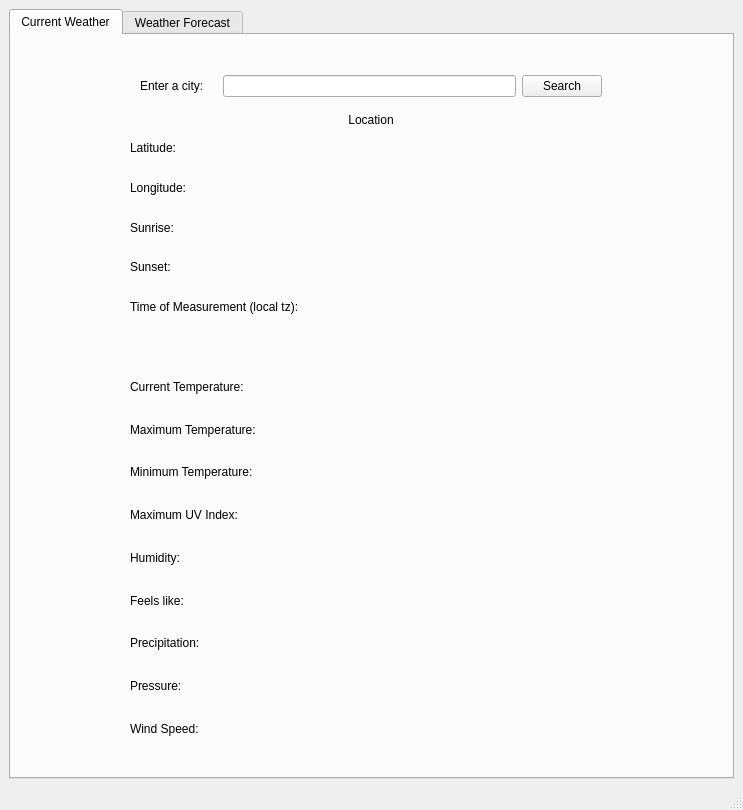
<?xml version="1.0" encoding="UTF-8"?>
<ui version="4.0">
 <class>MainWindow</class>
 <widget class="QMainWindow" name="MainWindow">
  <property name="geometry">
   <rect>
    <x>0</x>
    <y>0</y>
    <width>743</width>
    <height>810</height>
   </rect>
  </property>
  <property name="maximumSize">
   <size>
    <width>16777215</width>
    <height>16777215</height>
   </size>
  </property>
  <property name="windowTitle">
   <string>MainWindow</string>
  </property>
  <widget class="QWidget" name="centralwidget">
   <layout class="QHBoxLayout" name="horizontalLayout_3">
    <item>
     <widget class="QTabWidget" name="tabWidget">
      <property name="currentIndex">
       <number>0</number>
      </property>
      <widget class="QWidget" name="tab">
       <attribute name="title">
        <string>Current Weather</string>
       </attribute>
       <layout class="QHBoxLayout" name="horizontalLayout_2">
        <item>
         <widget class="QWidget" name="widget" native="true">
          <property name="maximumSize">
           <size>
            <width>500</width>
            <height>700</height>
           </size>
          </property>
          <layout class="QVBoxLayout" name="verticalLayout_3" stretch="0,1,2">
           <item>
            <layout class="QHBoxLayout" name="horizontalLayout">
             <property name="leftMargin">
              <number>10</number>
             </property>
             <property name="topMargin">
              <number>10</number>
             </property>
             <property name="rightMargin">
              <number>10</number>
             </property>
             <property name="bottomMargin">
              <number>10</number>
             </property>
             <item>
              <widget class="QLabel" name="label">
               <property name="text">
                <string>Enter a city:</string>
               </property>
               <property name="buddy">
                <cstring>locationInput</cstring>
               </property>
              </widget>
             </item>
             <item>
              <widget class="QLineEdit" name="locationInput">
               <property name="maximumSize">
                <size>
                 <width>293</width>
                 <height>16777215</height>
                </size>
               </property>
              </widget>
             </item>
             <item>
              <widget class="QPushButton" name="locationSubmit">
               <property name="text">
                <string>Search</string>
               </property>
              </widget>
             </item>
            </layout>
           </item>
           <item>
            <layout class="QVBoxLayout" name="verticalLayout" stretch="0,1">
             <item>
              <widget class="QLabel" name="location">
               <property name="text">
                <string>Location</string>
               </property>
               <property name="alignment">
                <set>Qt::AlignmentFlag::AlignCenter</set>
               </property>
              </widget>
             </item>
             <item>
              <layout class="QGridLayout" name="gridLayout">
               <property name="verticalSpacing">
                <number>10</number>
               </property>
               <item row="0" column="1">
                <widget class="QLabel" name="latitude">
                 <property name="text">
                  <string/>
                 </property>
                </widget>
               </item>
               <item row="3" column="1">
                <widget class="QLabel" name="sunset">
                 <property name="text">
                  <string/>
                 </property>
                </widget>
               </item>
               <item row="0" column="0">
                <widget class="QLabel" name="label_8">
                 <property name="text">
                  <string>Latitude:</string>
                 </property>
                </widget>
               </item>
               <item row="2" column="1">
                <widget class="QLabel" name="sunrise">
                 <property name="text">
                  <string/>
                 </property>
                </widget>
               </item>
               <item row="3" column="0">
                <widget class="QLabel" name="label_16">
                 <property name="text">
                  <string>Sunset:</string>
                 </property>
                </widget>
               </item>
               <item row="1" column="0">
                <widget class="QLabel" name="label_10">
                 <property name="text">
                  <string>Longitude:</string>
                 </property>
                </widget>
               </item>
               <item row="1" column="1">
                <widget class="QLabel" name="longitude">
                 <property name="text">
                  <string/>
                 </property>
                </widget>
               </item>
               <item row="2" column="0">
                <widget class="QLabel" name="label_14">
                 <property name="text">
                  <string>Sunrise:</string>
                 </property>
                </widget>
               </item>
               <item row="4" column="0">
                <widget class="QLabel" name="label_2">
                 <property name="text">
                  <string>Time of Measurement (local tz): </string>
                 </property>
                </widget>
               </item>
               <item row="4" column="1">
                <widget class="QLabel" name="currenttime">
                 <property name="text">
                  <string/>
                 </property>
                </widget>
               </item>
              </layout>
             </item>
            </layout>
           </item>
           <item>
            <layout class="QVBoxLayout" name="verticalLayout_2" stretch="0,0,1">
             <item>
              <widget class="QLabel" name="description">
               <property name="text">
                <string/>
               </property>
               <property name="alignment">
                <set>Qt::AlignmentFlag::AlignCenter</set>
               </property>
              </widget>
             </item>
             <item>
              <widget class="QLabel" name="dayornight">
               <property name="text">
                <string/>
               </property>
               <property name="alignment">
                <set>Qt::AlignmentFlag::AlignCenter</set>
               </property>
              </widget>
             </item>
             <item>
              <layout class="QGridLayout" name="gridLayout_2">
               <item row="0" column="0">
                <widget class="QLabel" name="label_3">
                 <property name="text">
                  <string>Current Temperature:</string>
                 </property>
                </widget>
               </item>
               <item row="0" column="1">
                <widget class="QLabel" name="temp">
                 <property name="text">
                  <string/>
                 </property>
                </widget>
               </item>
               <item row="1" column="0">
                <widget class="QLabel" name="label_7">
                 <property name="text">
                  <string>Maximum Temperature:</string>
                 </property>
                </widget>
               </item>
               <item row="1" column="1">
                <widget class="QLabel" name="maxtemp">
                 <property name="text">
                  <string/>
                 </property>
                </widget>
               </item>
               <item row="2" column="0">
                <widget class="QLabel" name="label_9">
                 <property name="text">
                  <string>Minimum Temperature:</string>
                 </property>
                </widget>
               </item>
               <item row="2" column="1">
                <widget class="QLabel" name="mintemp">
                 <property name="text">
                  <string/>
                 </property>
                </widget>
               </item>
               <item row="3" column="0">
                <widget class="QLabel" name="label_17">
                 <property name="text">
                  <string>Maximum UV Index:</string>
                 </property>
                </widget>
               </item>
               <item row="3" column="1">
                <widget class="QLabel" name="uvmax">
                 <property name="text">
                  <string/>
                 </property>
                </widget>
               </item>
               <item row="4" column="0">
                <widget class="QLabel" name="label_4">
                 <property name="text">
                  <string>Humidity:</string>
                 </property>
                </widget>
               </item>
               <item row="4" column="1">
                <widget class="QLabel" name="humidity">
                 <property name="text">
                  <string/>
                 </property>
                </widget>
               </item>
               <item row="5" column="0">
                <widget class="QLabel" name="label_5">
                 <property name="text">
                  <string>Feels like:</string>
                 </property>
                </widget>
               </item>
               <item row="5" column="1">
                <widget class="QLabel" name="feelslike">
                 <property name="text">
                  <string/>
                 </property>
                </widget>
               </item>
               <item row="6" column="0">
                <widget class="QLabel" name="label_6">
                 <property name="text">
                  <string>Precipitation:</string>
                 </property>
                </widget>
               </item>
               <item row="6" column="1">
                <widget class="QLabel" name="precip">
                 <property name="text">
                  <string/>
                 </property>
                </widget>
               </item>
               <item row="7" column="0">
                <widget class="QLabel" name="label_11">
                 <property name="text">
                  <string>Pressure:</string>
                 </property>
                </widget>
               </item>
               <item row="7" column="1">
                <widget class="QLabel" name="pressure">
                 <property name="text">
                  <string/>
                 </property>
                </widget>
               </item>
               <item row="8" column="0">
                <widget class="QLabel" name="label_15">
                 <property name="text">
                  <string>Wind Speed:</string>
                 </property>
                </widget>
               </item>
               <item row="8" column="1">
                <widget class="QLabel" name="windspeed">
                 <property name="text">
                  <string/>
                 </property>
                </widget>
               </item>
              </layout>
             </item>
            </layout>
           </item>
          </layout>
         </widget>
        </item>
       </layout>
      </widget>
      <widget class="QWidget" name="forecast">
       <attribute name="title">
        <string>Weather Forecast</string>
       </attribute>
       <layout class="QHBoxLayout" name="horizontalLayout_6">
        <item>
         <widget class="QWidget" name="widget_3" native="true">
          <layout class="QVBoxLayout" name="graphContainer"/>
         </widget>
        </item>
       </layout>
      </widget>
     </widget>
    </item>
   </layout>
  </widget>
  <widget class="QMenuBar" name="menubar">
   <property name="geometry">
    <rect>
     <x>0</x>
     <y>0</y>
     <width>743</width>
     <height>22</height>
    </rect>
   </property>
  </widget>
  <widget class="QStatusBar" name="statusbar"/>
 </widget>
 <resources/>
 <connections>
  <connection>
   <sender>locationInput</sender>
   <signal>returnPressed()</signal>
   <receiver>locationSubmit</receiver>
   <slot>click()</slot>
   <hints>
    <hint type="sourcelabel">
     <x>509</x>
     <y>78</y>
    </hint>
    <hint type="destinationlabel">
     <x>536</x>
     <y>78</y>
    </hint>
   </hints>
  </connection>
 </connections>
</ui>
